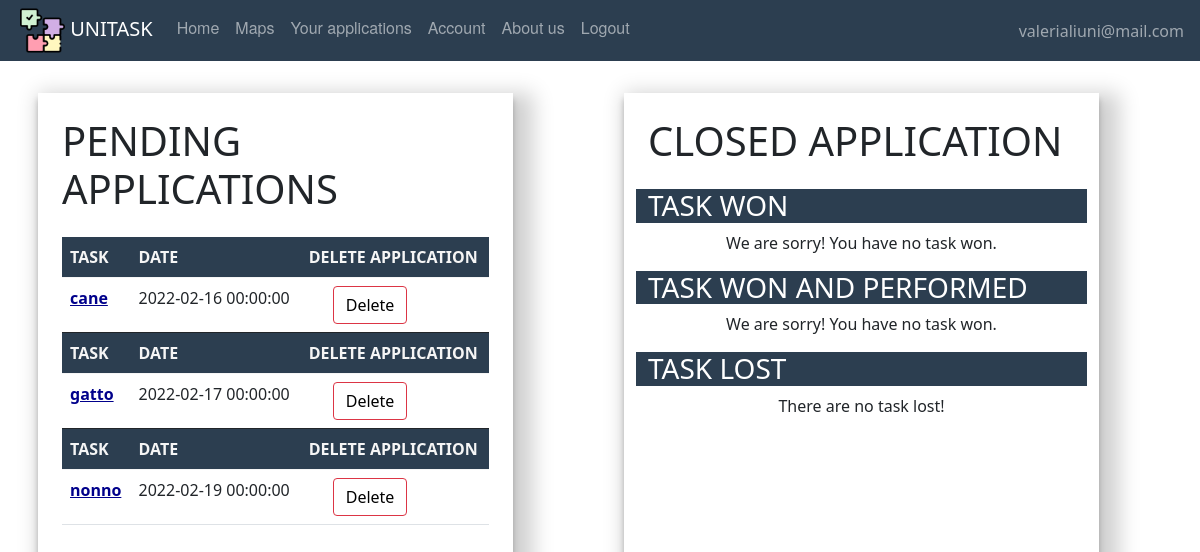
Before: /listapplications (signed in) with the older database file.
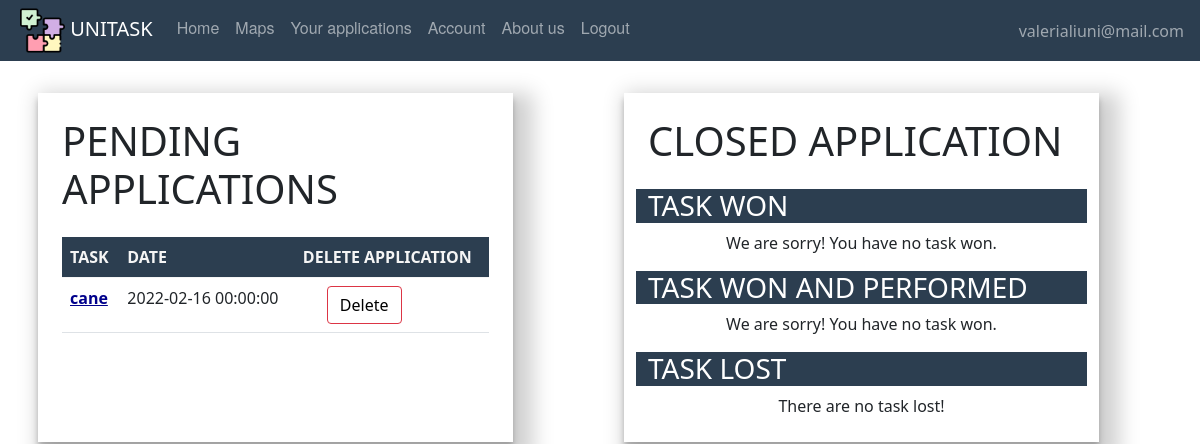
After: the same page with the newer database file.
### website/models.py (models this page shows, shortened)
class User(db.Model, UserMixin):
    id = db.Column(db.Integer, primary_key=True)
    email = db.Column(db.String(150), unique=True)
    password = db.Column(db.String(150))
    first_name = db.Column(db.String(150))
    surname = db.Column(db.String(150))
    type = db.Column(db.String(20))
    reviewsposted = db.relationship('Review', foreign_keys='Review.id_reviewer',
                                    backref='author')
    reviewsreceived = db.relationship('Review', foreign_keys='Review.id_reviewed',
                                      backref='received')
    __mapper_args__ = {
        'polymorphic_on': type,
        'polymorphic_identity': 'user',
    }

class Offer(db.Model, UserMixin):
    id = db.Column(db.Integer, primary_key=True)
    title = db.Column(db.String(150))
    description = db.Column(db.String(150))
    address = db.Column(db.String(150))
    placeId = db.Column(db.String(150))
    lat = db.Column(db.Float)
    lng = db.Column(db.Float)
    date = db.Column(db.DateTime(timezone=True), default=func.now())
    isAss = db.Column(db.Boolean, default=False)
    date_task = db.Column(db.DateTime(timezone=True))
    id_adult = db.Column(db.Integer, db.ForeignKey('adult.id'))
    scelta = db.Column(db.Integer, db.ForeignKey('student.id'))
    isPerf = db.Column(db.Boolean, default=False)
    rece = db.relationship('Review', backref='recensione')
    isClosed = db.Column(db.Boolean, default=False)

### website/views.py (the view)
@views.route('/listapplications', methods=['GET', 'POST'])
@login_required  # every time we go to the home page
def listapplications():
    return render_template("Student/listapplication.html", user=current_user)

### website/__init__.py (called while the page is built)
def create_app():
    app = Flask(__name__)
    app.config['SECRET_KEY'] = 'atrebunfigoassurdo'
    app.config['SQLALCHEMY_DATABASE_URI'] = 'sqlite:///'+ DB_NAME
    db.init_app(app)
    from .views import views  # We imported the name of the blueprint
    from .auth import auth
    app.register_blueprint(views, url_prefix="/")  # Stiamo dicendo come sono definite le pagine e dove sono
    app.register_blueprint(auth, url_prefix="/")
    from .models import User, Offer, Adult, Student
    create_database(app)
    login_manager = LoginManager()
    login_manager.login_view = 'auth.login'  # dove vogliamo mandare l'user se non loggato
    login_manager.init_app(app)
    @login_manager.user_loader
    def load_user(id):
        return User.query.get(int(id))
    return app

### website/models.py (called while the page is built)
    def taskwon(self):
        ltaskwon = []
        for off in self.applications:
            if off.scelta == self.id:
                ltaskwon.append(off)
        return ltaskwon

    def taskwonandperform(self):
        t = []
        for off in self.applications:
            if off.scelta == self.id and off.isPerf:
                t.append(off)
        return t

    def tasklost(self):
        t = []
        for off in self.applications:
            if off.scelta != self.id and off.scelta:
                t.append(off)
        return t

    def getapplications(self):
        t=self.applications
        return t

### website/templates/Student/listapplication.html (shortened to what this page needs)
{% extends "base.html" %}
{% block content%}
    <br />
    <div class="container">
        <div class="row">
            <div class="col-5 p-4 m-2 col-page">
                <h1 align="left" class="mb-4">PENDING APPLICATIONS</h1>
                <table class="table table-hover">
                        {%set  l = user.getapplications() %}
                        {% if l %}
                            {% for offer in l %}
                            {% if offer.isAss==False %}
                                <thead class="thead-dark" style="color:whitesmoke; background:#2c3e50">
                                    <tr>
                                        <th scope="col">TASK</th>
                                        <th scope="col">DATE</th>
                                        <th scope="col">DELETE APPLICATION</th>
                                    </tr>
                                </thead>
                                <tbody>
                                    <tr>
                                        <th scope="row"><a style="color:darkblue" href={{ url_for('views.task', task_id=offer.id) }} >{{ offer.title }}</a></th>
                                        <td>{{ offer.date_task }}</td>
                                        <td><button type="button"  class="btn btn-outline-danger mx-4"><a class="delete-button" href={{ url_for('views.deleteapplication', task_id=offer.id) }} > Delete</a></button></td>
                                    </tr>
                                </tbody>
                            {% endif %}
                        {% endfor %}
                        {% else %}
                            No task pending
                        {% endif %}
                </table>
            </div>
        <div class="col-1"></div>
            <div class="col-5 p-4 m-2 col-page">
                <h1 align="left" class="mb-4">CLOSED APPLICATION</h1>
                <div class="row">
                    <h3 align="left" style="color: white; background: #2c3e50">TASK WON</h3>
                    {%set  l = user.taskwon() %}
                    {% if l %}
                        <ul class="mx-4">
                        {% for offer in l %}
                        <li>
                            <a style="color:darkblue" href= {{ url_for('views.task', task_id=offer.id) }}>{{ offer.title }}</a>
                      </li>
                        {% endfor %}
                         </ul>
                    {% else %}
                        <div align="center">
                            We are sorry! You have no task won.
                        </div>
                    {% endif %}
                </div>
                <div class="row">
                    <h3 class="mt-3" align="left" style="color: white; background: #2c3e50">TASK WON AND PERFORMED</h3>
                    {%set  l = user.taskwonandperform() %}
                    {% if l %}
                        <ul class="mx-4">
                        {% for offer in l %}
                            <li align="center">
                            {{ offer.title }}
                            {% if not offer.isClosed %}
                                <button type="button" class="btn btn-outline-success mx-4"> <a class="review-button" shref={{ url_for('views.writereview', task_id=offer.id) }} > Review </a></button>
                            {% endif %}
                        </ul>
                        {% endfor %}
                    {% else %}
                        <div align="center">
                            We are sorry! You have no task won.
                        </div>
                    {% endif %}
                </div>
                <div class="row">
                    <h3 class="mt-3" align="left" style="color: white; background: #2c3e50">TASK LOST</h3>
                    {%set  l = user.tasklost() %}
                    {% if l %}
                        <ul class="mx-4">
                        {% for offer in l %}
                            <li  align="center">
                            {{ offer.title }}</li>
                        {% endfor %}
                        </ul>
                    {% else %}
                        <div align="center">
                            There are no task lost!
                        </div>
                    {% endif %}
                </div>
            </div>
    </div>
    </div>
<br/><br/>
    <br/><br/><br/><br/>
{% endblock %}

### website/templates/base.html (shortened to what this page needs)
<!DOCTYPE html>
<html lang="">
  <head>
      <link href="/static/css/style.css" rel="stylesheet">
      <link href="https://cdn.jsdelivr.net/npm/bootstrap@5.0.2/dist/css/bootstrap.min.css" rel="stylesheet">
  </head>
  <body>
  <nav class="navbar navbar-expand-lg navbar-dark">
    <ul class="navbar-nav mr-auto">
    <li>
    <a style="padding-left:1em;" class="navbar-brand" href="#">
        <img src="/static/images/pic/puzzle.png" width="45" height="45"/>
        UNITASK
    </a></li>
            {% if user.is_authenticated %}
                {% if user.type=='adult' %}
                    <li class="nav-item"><a class="nav-link" id="home" href="/">Home</a></li>
                    <li class="nav-item"><a class="nav-link" id="posttask" href="/posttask">Post a Task</a></li>
                    <li class="nav-item"><a class="nav-link" id="offer" href="/taskpending">Task Pending</a></li>
                    <li class="nav-item"><a class="nav-link" id="account" href="/account">Account</a></li>
                    <li class="nav-item"><a class="nav-link" id="aboutus" href="/about_us">About us</a></li>
                    <li class="nav-item"><a class="nav-link" id="logout" href="/logout">Logout</a></li>
                    {% elif user.type=='student' %}
                    <li class="nav-item"><a class="nav-link" id="offer" href="/offer">Home</a></li>
                    <li class="nav-item"><a class="nav-link" id="maps" href="/maps">Maps</a>
                    <li class="nav-item"><a class="nav-link" id="applications" href="/listapplications">Your applications</a></li>
                    <li class="nav-item"><a class="nav-link" id="account" href="/account">Account</a></li>
                    <li class="nav-item"><a class="nav-link" id="aboutus" href="/about_us">About us</a></li>
                    <li class="nav-item"><a class="nav-link" id="logout" href="/logout">Logout</a></li>
                    {% endif %}
                </ul>
                <ul class="navbar-nav ms-auto">
                <li class="nav-item">
                    <span style="padding-right:1em;" class="navbar-text d-flex justify-content-end">
                     {{ user.email}}
                       </span>
                </li>
                </ul>
                    {% else %}
                <li class="nav-item"><a class="nav-link" id="sign_up" href="/sign_up">Signup</a></li>
                <li class="nav-item"><a class="nav-link" id="login" href="/login">Login</a>
                <li class="nav-item"> <a class="nav-link" id="aboutus" href="/about_us">About us</a></li>
            {% endif %}
</nav>
    {% block content %}
    {% endblock %}
  </body>
</html>

### website/static/css/style.css (style rules this page uses)
.navbar { list-style-type: none; margin: 0; padding: 0; overflow: hidden; background-color: #2c3e50; }
.nav-link { display: block; color: white; text-align: center; padding: 14px 16px; text-decoration: none; font-family: "Helvetica Neue", Helvetica, Arial, sans-serif; }
.delete-button { color:black; text-decoration: none; }
.col-page { box-shadow: rgba(0, 0, 0, 0.19) 10px 10px 20px 10px, rgba(0, 0, 0, 0.23) 0px 6px 6px; }

Changed rows visible on the page:
no longer on this page (row edited): Offer: title "gatto", date_task "2022-02-17 00:00:00"
no longer on this page (row edited): Offer: title "nonno", date_task "2022-02-19 00:00:00"
